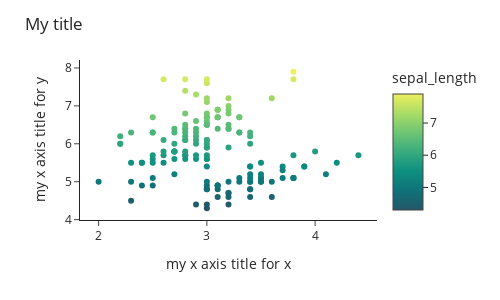

Here is the notebook cell this chart was saved with:
### Code cell
df = px.data.iris()
fig = px.scatter(df, x="sepal_width", y="sepal_length", color="sepal_length")
fig.update_layout(
    title_text='My title', # title of plot
    xaxis_title_text='my x axis title for x', # xaxis label
    yaxis_title_text='my x axis title for y', # yaxis label
    bargap=0.2, # gap between bars of adjacent location coordinates
    bargroupgap=0.1 # gap between bars of the same location coordinates
)
fig

### Figure 1 — Plotly figure (JSON) as saved in the notebook; plotly's stock layout.template omitted (floating-point values rounded to 4 significant figures; data arrays with more than 128 entries replaced by an {"elided": "..."} marker saying what was removed)
{"data": [{"hovertemplate": "sepal_width=%{x}<br>sepal_length=%{marker.color}<extra></extra>", "legendgroup": "", "marker": {"color": {"elided": "150 float values"}, "coloraxis": "coloraxis", "symbol": "circle"}, "mode": "markers", "name": "", "orientation": "v", "showlegend": false, "type": "scatter", "x": {"elided": "150 float values"}, "xaxis": "x", "y": {"elided": "150 float values"}, "yaxis": "y"}], "layout": {"bargap": 0.2, "bargroupgap": 0.1, "coloraxis": {"colorbar": {"title": {"text": "sepal_length"}}, "colorscale": [[0, "rgb(36, 86, 104)"], [0.1667, "rgb(15, 114, 121)"], [0.3333, "rgb(13, 143, 129)"], [0.5, "rgb(57, 171, 126)"], [0.6667, "rgb(110, 197, 116)"], [0.8333, "rgb(169, 220, 103)"], [1, "rgb(237, 239, 93)"]]}, "height": 300, "legend": {"tracegroupgap": 0}, "margin": {"t": 60}, "title": {"text": "My title"}, "width": 500, "xaxis": {"anchor": "y", "domain": [0, 1], "title": {"text": "my x axis title for x"}}, "yaxis": {"anchor": "x", "domain": [0, 1], "title": {"text": "my x axis title for y"}}}}
